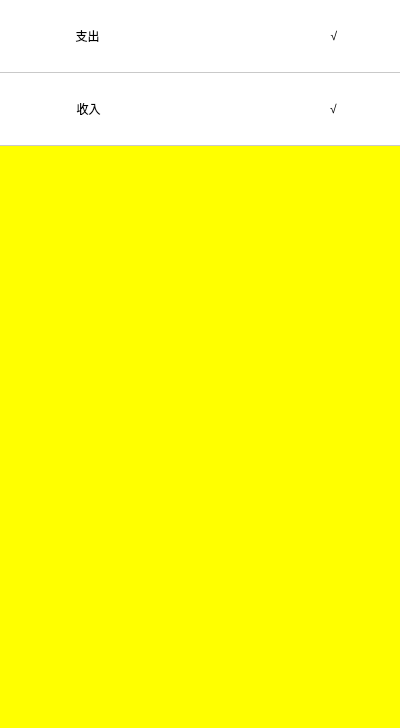
<?xml version="1.0" encoding="UTF-8"?>
<ui version="4.0">
 <class>ChartMaskSubPage</class>
 <widget class="QWidget" name="ChartMaskSubPage">
  <property name="geometry">
   <rect>
    <x>0</x>
    <y>0</y>
    <width>400</width>
    <height>728</height>
   </rect>
  </property>
  <property name="windowTitle">
   <string>Form</string>
  </property>
  <property name="styleSheet">
   <string notr="true">background-color: rgb(255, 255, 0);</string>
  </property>
  <layout class="QGridLayout" name="gridLayout">
   <property name="leftMargin">
    <number>0</number>
   </property>
   <property name="topMargin">
    <number>0</number>
   </property>
   <property name="rightMargin">
    <number>0</number>
   </property>
   <property name="bottomMargin">
    <number>0</number>
   </property>
   <property name="spacing">
    <number>0</number>
   </property>
   <item row="0" column="0">
    <widget class="QWidget" name="backgroundwidget" native="true">
     <property name="styleSheet">
      <string notr="true">background-color: rgb(255, 255, 255,0);</string>
     </property>
     <layout class="QGridLayout" name="gridLayout_2" rowstretch="1,1,8">
      <property name="leftMargin">
       <number>0</number>
      </property>
      <property name="topMargin">
       <number>0</number>
      </property>
      <property name="rightMargin">
       <number>0</number>
      </property>
      <property name="bottomMargin">
       <number>0</number>
      </property>
      <property name="spacing">
       <number>0</number>
      </property>
      <item row="0" column="0">
       <widget class="QWidget" name="ExpandWidget" native="true">
        <property name="maximumSize">
         <size>
          <width>16777215</width>
          <height>150</height>
         </size>
        </property>
        <property name="styleSheet">
         <string notr="true">#ExpandWidget
{
	border-bottom:1px ;
	border-color: rgba(140,140,140,120);
	border-style: solid;
	color:rgb(0,0,0);
	background-color:rgb(255,255,255);
}</string>
        </property>
        <layout class="QHBoxLayout" name="horizontalLayout" stretch="1,2,4,1,1">
         <property name="leftMargin">
          <number>0</number>
         </property>
         <property name="topMargin">
          <number>0</number>
         </property>
         <property name="rightMargin">
          <number>0</number>
         </property>
         <property name="bottomMargin">
          <number>1</number>
         </property>
         <item>
          <spacer name="horizontalSpacer">
           <property name="orientation">
            <enum>Qt::Horizontal</enum>
           </property>
           <property name="sizeHint" stdset="0">
            <size>
             <width>39</width>
             <height>20</height>
            </size>
           </property>
          </spacer>
         </item>
         <item>
          <widget class="QLabel" name="label">
           <property name="styleSheet">
            <string notr="true">color: rgb(0, 0, 0);</string>
           </property>
           <property name="text">
            <string>支出</string>
           </property>
           <property name="alignment">
            <set>Qt::AlignCenter</set>
           </property>
          </widget>
         </item>
         <item>
          <spacer name="horizontalSpacer_3">
           <property name="orientation">
            <enum>Qt::Horizontal</enum>
           </property>
           <property name="sizeHint" stdset="0">
            <size>
             <width>164</width>
             <height>20</height>
            </size>
           </property>
          </spacer>
         </item>
         <item>
          <widget class="QLabel" name="label_ExpandChoose">
           <property name="styleSheet">
            <string notr="true">color: rgb(0, 0, 0);</string>
           </property>
           <property name="text">
            <string>√</string>
           </property>
           <property name="alignment">
            <set>Qt::AlignCenter</set>
           </property>
          </widget>
         </item>
         <item>
          <spacer name="horizontalSpacer_2">
           <property name="orientation">
            <enum>Qt::Horizontal</enum>
           </property>
           <property name="sizeHint" stdset="0">
            <size>
             <width>39</width>
             <height>20</height>
            </size>
           </property>
          </spacer>
         </item>
        </layout>
       </widget>
      </item>
      <item row="1" column="0">
       <widget class="QWidget" name="IncomeWidget" native="true">
        <property name="maximumSize">
         <size>
          <width>16777215</width>
          <height>150</height>
         </size>
        </property>
        <property name="styleSheet">
         <string notr="true">#IncomeWidget
{
	border-bottom:1px ;
	border-color: rgba(140,140,140,120);
	border-style: solid;
	color:rgb(0,0,0);
	background-color:rgb(255,255,255);
}</string>
        </property>
        <layout class="QHBoxLayout" name="horizontalLayout_2" stretch="1,2,4,1,1">
         <property name="spacing">
          <number>0</number>
         </property>
         <property name="leftMargin">
          <number>0</number>
         </property>
         <property name="topMargin">
          <number>0</number>
         </property>
         <property name="rightMargin">
          <number>0</number>
         </property>
         <property name="bottomMargin">
          <number>1</number>
         </property>
         <item>
          <spacer name="horizontalSpacer_4">
           <property name="orientation">
            <enum>Qt::Horizontal</enum>
           </property>
           <property name="sizeHint" stdset="0">
            <size>
             <width>41</width>
             <height>20</height>
            </size>
           </property>
          </spacer>
         </item>
         <item>
          <widget class="QLabel" name="label_2">
           <property name="styleSheet">
            <string notr="true">color: rgb(0, 0, 0);</string>
           </property>
           <property name="text">
            <string>收入</string>
           </property>
           <property name="alignment">
            <set>Qt::AlignCenter</set>
           </property>
          </widget>
         </item>
         <item>
          <spacer name="horizontalSpacer_5">
           <property name="orientation">
            <enum>Qt::Horizontal</enum>
           </property>
           <property name="sizeHint" stdset="0">
            <size>
             <width>175</width>
             <height>20</height>
            </size>
           </property>
          </spacer>
         </item>
         <item>
          <widget class="QLabel" name="label_InComeChooose">
           <property name="styleSheet">
            <string notr="true">color: rgb(0, 0, 0);</string>
           </property>
           <property name="text">
            <string>√</string>
           </property>
           <property name="alignment">
            <set>Qt::AlignCenter</set>
           </property>
          </widget>
         </item>
         <item>
          <spacer name="horizontalSpacer_6">
           <property name="orientation">
            <enum>Qt::Horizontal</enum>
           </property>
           <property name="sizeHint" stdset="0">
            <size>
             <width>41</width>
             <height>20</height>
            </size>
           </property>
          </spacer>
         </item>
        </layout>
       </widget>
      </item>
      <item row="2" column="0">
       <spacer name="verticalSpacer">
        <property name="orientation">
         <enum>Qt::Vertical</enum>
        </property>
        <property name="sizeHint" stdset="0">
         <size>
          <width>20</width>
          <height>579</height>
         </size>
        </property>
       </spacer>
      </item>
     </layout>
    </widget>
   </item>
  </layout>
 </widget>
 <resources/>
 <connections/>
</ui>
